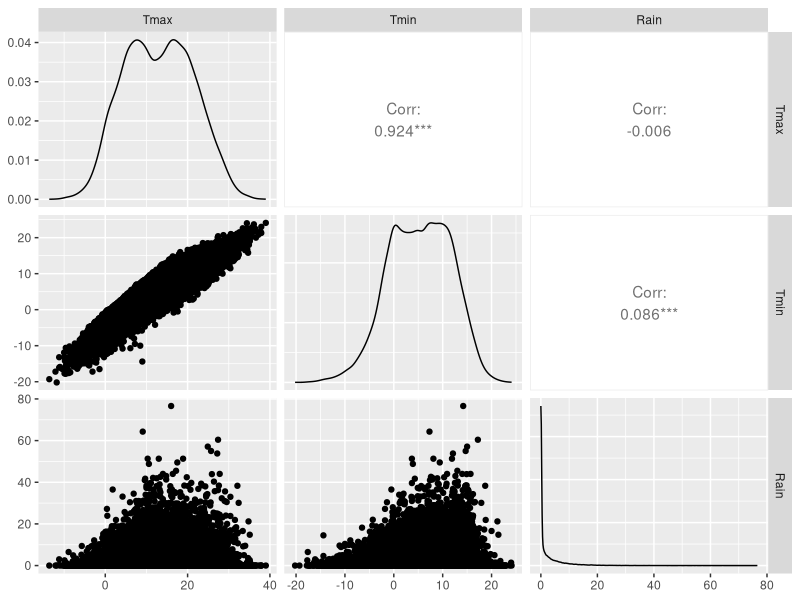
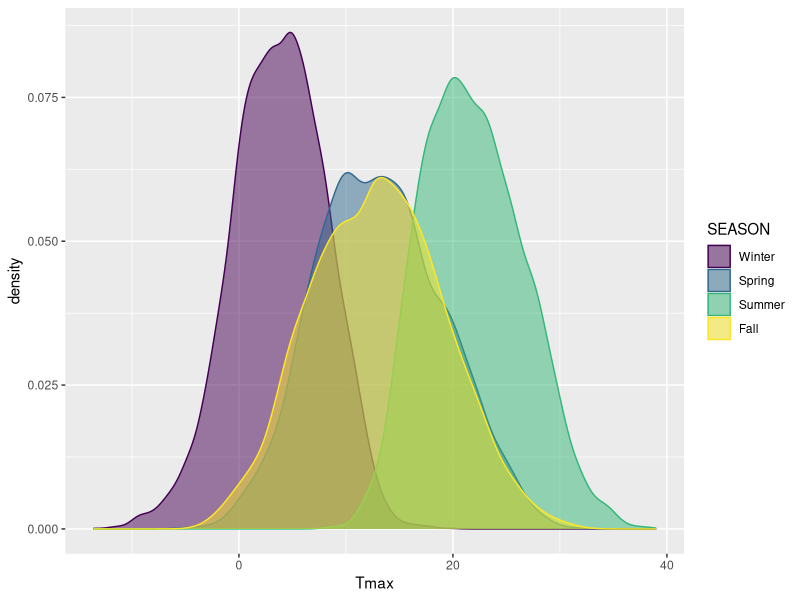

These charts were generated, in order, by the following R code:
## ---- chunk 1
library(tidyverse)
library(ggplot2)
library(GGally)
## ---- chunk 2
findel_rain <- read_csv("data/06590-dailyparams-luxfindel-1947-ongoing.csv", locale=locale(encoding="latin1"))
findel_rain
## ---- chunk 3
findel_rain <- findel_rain %>% mutate(DATE= as.Date(findel_rain$DATE, format= "%d.%m.%Y" )) %>% rename("Tmax" = "DXT (°C)", "Tmin" = "DNT (°C)", "Rain" = "DRR06_06 (mm)")
## ---- chunk 4
(2022-1947)*365+90+19
## ---- chunk 5
GGally::ggpairs(findel_rain %>% select(-DATE))
## ---- chunk 6
findel_rain <- findel_rain %>% mutate(MONTH=findel_rain$DATE %>% lubridate::month(label = TRUE, abbr = TRUE), SEASON=fct_collapse(MONTH, 
                                                                                                                                  Winter = c("Dec", "Jan", "Feb"),
                                                                                                                                  Summer = c("Jun", "Jul", "Aug"), 
                                                                                                                                  Spring = c("Mar", "Apr", "May"), 
                                                                                                                                  Fall = c("Sep", "Oct", "Nov"))) 

## ---- chunk 7
findel_rain %>% 
ggplot(aes(x = Tmax, fill = SEASON, colour = SEASON)) +
  geom_density(alpha = 0.5)
## ---- chunk 8
select(findel_rain, SEASON, Tmax, Tmin) %>% 
    mutate(Tdiff = Tmax-Tmin) %>% 
    filter(Tdiff<1)%>%
    arrange(Tdiff)

## ---- chunk 9
mutate(findel_rain,Tdiff = Tmax-Tmin) %>% 
    select(SEASON, Tdiff) %>% 
    group_by(SEASON) %>% 
    summarise(mean(Tdiff))
    
    
## ---- chunk 10
# Write your answer here
## ---- chunk 11
# Write your answer here
## ---- chunk 12
# Write your answer here
## ---- chunk 13
# Write your answer here
## ---- chunk 14
# Write your answer here
## ---- chunk 15
# Write your answer here
## ---- chunk 16
# Write your answer here
## ---- chunk 17
# Write your answer here
## ---- chunk 18
# Write your answer here
## ---- chunk 19
# Write your answer here
## ---- chunk 20
# Write your answer here
## ---- chunk 21
# Write your answer here
## ---- chunk 22
# Write your answer here
